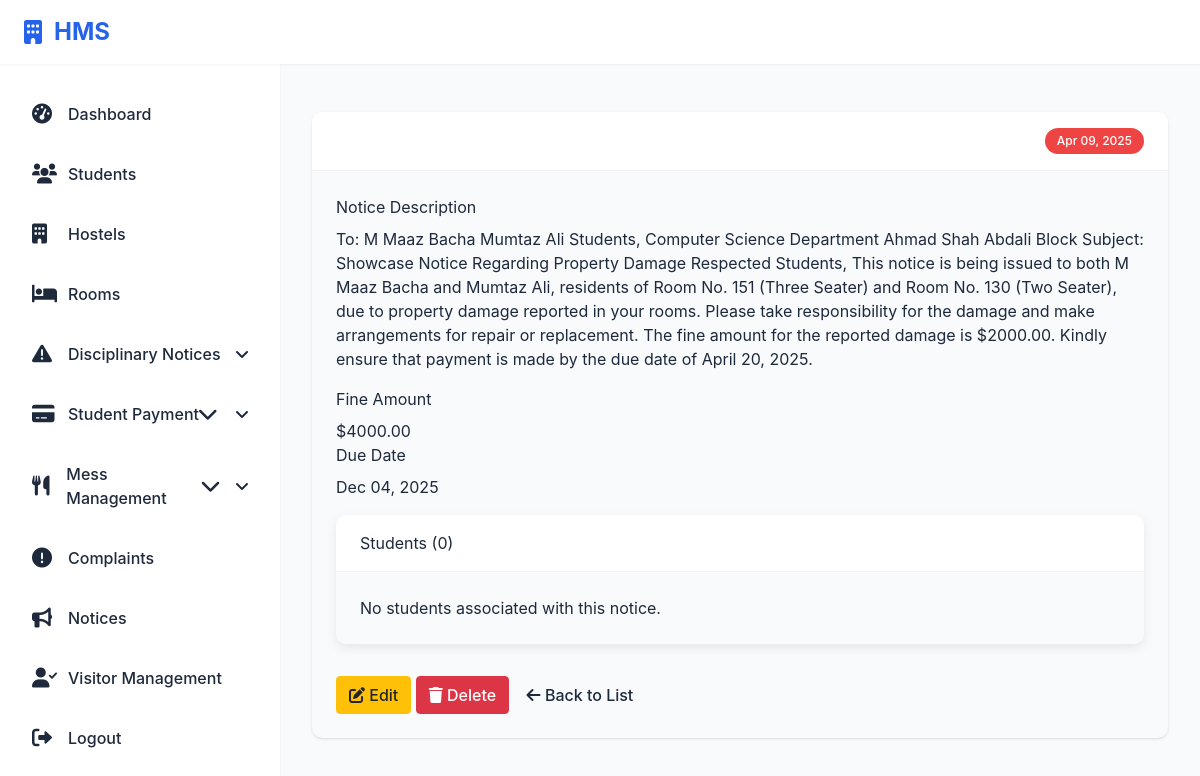
Screenshot of /hostel/admin/showcase-notices/14/ (signed in) with the database file from the repository.
### hostel/models.py (models this page shows, shortened)
class ShowcaseNotice(models.Model):
    NOTICE_TYPES = (
        ('noise', 'Noise Complaint'),
        ('fine', 'Fine'),
        ('damage', 'Property Damage'),
        ('conduct', 'Misconduct'),
        ('other', 'Other'),
    )
    title = models.CharField(max_length=200, blank=True)
    description = models.TextField()
    notice_type = models.CharField(max_length=20, choices=NOTICE_TYPES)
    created_date = models.DateTimeField(default=timezone.now)
    fine_amount = models.DecimalField(max_digits=10, decimal_places=2, null=True, blank=True)
    due_date = models.DateField(null=True, blank=True)
    resolved = models.BooleanField(default=False)
    registration_number = models.CharField(max_length=100, unique=True, null=True, blank=True)
    students = models.ManyToManyField('Student', through='StudentShowcaseNotice', related_name='showcase_notices')
    created_by = models.ForeignKey(User, on_delete=models.CASCADE, related_name='created_showcase_notices')

### hostel/views.py (the view)
# urls.py: path('admin/showcase-notices/<int:notice_id>/', views.view_showcase_notice, name='view_showcase_notice'),
@login_required
@user_passes_test(lambda u: u.is_staff)
def view_showcase_notice(request, notice_id):
    notice = get_object_or_404(ShowcaseNotice, id=notice_id)
    student_notices = StudentShowcaseNotice.objects.filter(notice=notice)
    context = {
        'notice': notice,
        'student_notices': student_notices,
    }
    return render(request, 'student_showcaseNotice/view_showcase_notice.html', context)

### hostel/templates/student_showcaseNotice/view_showcase_notice.html
{% extends 'base.html' %}
{% block content %}
<div class="container mt-4">
    <div class="card shadow">
        <div class="card-header bg-primary text-white d-flex justify-content-between align-items-center">
            <h5 class="mb-0">{{ notice.get_notice_type_display }}</h5>
            <span class="badge bg-light text-dark">{{ notice.created_date|date:"M d, Y" }}</span>
        </div>
        <div class="card-body">
            <div class="row mb-4">
                <div class="col-md-12">
                    <h6 class="text-muted mb-2">Notice Description</h6>
                    <p>{{ notice.description }}</p>
                </div>
            </div>
            {% if notice.fine_amount %}
            <div class="row mb-4">
                <div class="col-md-6">
                    <h6 class="text-muted mb-2">Fine Amount</h6>
                    <p class="text-danger font-weight-bold">${{ notice.fine_amount }}</p>
                </div>
                {% if notice.due_date %}
                <div class="col-md-6">
                    <h6 class="text-muted mb-2">Due Date</h6>
                    <p>{{ notice.due_date|date:"M d, Y" }}</p>
                </div>
                {% endif %}
            </div>
            {% endif %}
            <div class="card mt-4">
                <div class="card-header bg-light">
                    <h6 class="mb-0">Students ({{ student_notices.count }})</h6>
                </div>
                <div class="card-body">
                    {% if student_notices %}
                        <div class="row">
                            {% for student_notice in student_notices %}
                                <div class="col-md-6 mb-3">
                                    <div class="card">
                                        <div class="card-header">
                                            <h6 class="mb-0">{{ student_notice.student.user.get_full_name }}</h6>
                                        </div>
                                        <div class="card-body">
                                            <p class="text-muted mb-2">Read Status:</p>
                                            <p>
                                                {% if student_notice.read %}
                                                    <span class="text-success"><i class="fas fa-check-circle"></i> Read</span>
                                                {% else %}
                                                    <span class="text-warning"><i class="fas fa-exclamation-circle"></i> Unread</span>
                                                {% endif %}
                                            </p>
                                            <p class="text-muted mb-2">Read Date:</p>
                                            <p>
                                                {% if student_notice.read_date %}
                                                    {{ student_notice.read_date|date:"M d, Y H:i" }}
                                                {% else %}
                                                    -
                                                {% endif %}
                                            </p>
                                        </div>
                                    </div>
                                </div>
                            {% endfor %}
                        </div>
                    {% else %}
                        <div class="alert alert-info">
                            No students associated with this notice.
                        </div>
                    {% endif %}
                </div>
            </div>
            <div class="mt-4">
                <a href="{% url 'edit_showcase_notice' notice.id %}" class="btn btn-warning">
                    <i class="fas fa-edit"></i> Edit
                </a>
                <a href="{% url 'delete_showcase_notice' notice.id %}" class="btn btn-danger">
                    <i class="fas fa-trash"></i> Delete
                </a>
                <a href="{% url 'admin_showcase_notices' %}" class="btn btn-secondary">
                    <i class="fas fa-arrow-left"></i> Back to List
                </a>
            </div>
        </div>
    </div>
</div>
{% endblock %}

### hostel/static/css/showcase_notice.css (style rules this page uses)
:root { --primary-color: #4a6fdc; --primary-hover: #3d5cba; --success-color: #28a745; --danger-color: #dc3545; --warning-color: #ffc107; --light-gray: #f8f9fa; --medium-gray: #e9ecef; --dark-gray: #343a40; --border-color: #dee2e6; --shadow: 0 0.125rem 0.25rem rgba(0, 0, 0, 0.075); --transition: all 0.2s ease-in-out; }
.card-header { background-color: white; padding: 1.5rem; border-bottom: 1px solid var(--border-color); }
.card-body { padding: 1.5rem; }
.btn { display: inline-block; font-weight: 500; text-align: center; white-space: nowrap; vertical-align: middle; user-select: none; border: 1px solid transparent; padding: 0.75rem 1.5rem; font-size: 1rem; line-height: 1.5; border-radius: 0.25rem; transition: var(--transition); cursor: pointer; }

### hostel/static/css/admin_showcasenotices.css (style rules this page uses)
.card { border: none; border-radius: 10px; box-shadow: 0 4px 12px rgba(0, 0, 0, 0.08); margin-bottom: 2rem; overflow: hidden; }
.card-header { padding: 1rem 1.5rem; border-bottom: 1px solid rgba(0, 0, 0, 0.05); display: flex; justify-content: space-between; align-items: center; }
.card-header h5 { font-weight: 600; margin: 0; }
.card-body { padding: 1.5rem; }
.btn { padding: 0.375rem 0.75rem; border-radius: 0.25rem; font-weight: 500; text-align: center; vertical-align: middle; cursor: pointer; transition: color 0.15s ease-in-out, background-color 0.15s ease-in-out, border-color 0.15s ease-in-out, box-shadow 0.15s ease-in-out; }
.btn-warning { color: #212529; background-color: #ffc107; border-color: #ffc107; }
.btn-danger { color: #fff; background-color: #dc3545; border-color: #dc3545; }

### hostel/templates/base.html (style rules this page uses)
:root { --primary-color: #2563eb; --background-color: #f8fafc; --text-color: #1e293b; --sidebar-width: 280px; --header-height: 64px; --shadow-sm: 0 1px 2px 0 rgb(0 0 0 / 0.05); }
* { margin: 0; padding: 0; box-sizing: border-box; }
body { font-family: 'Inter', system-ui, -apple-system, sans-serif; background: var(--background-color); color: var(--text-color); min-height: 100vh; position: relative; }
.badge { padding: 0.25rem 0.75rem; border-radius: 9999px; font-size: 0.75rem; font-weight: 500; background: #ef4444; color: white; margin-left: 0.5rem; }

### rows the page displays
ShowcaseNotice: created_date "Apr 09, 2025", description "To: M Maaz Bacha Mumtaz Ali Students, Computer Science Department Ahmad Shah Abdali Block Subject: Showcase Notice Regarding Property Damage Respected Students, This notice is being issued to both M Maaz Bacha and Mumtaz Ali, residents of Room No. 151 (Three Seater) and Room No. 130 (Two Seater), due to property damage reported in your rooms. Please take responsibility for the damage and make arrangements for repair or replacement. The fine amount for the reported damage is $2000.00. Kindly ensure that payment is made by the due date of April 20, 2025.", fine_amount "4000.00", due_date "Dec 04, 2025"

### other values shown
{{ student_notices.count }} "0"
